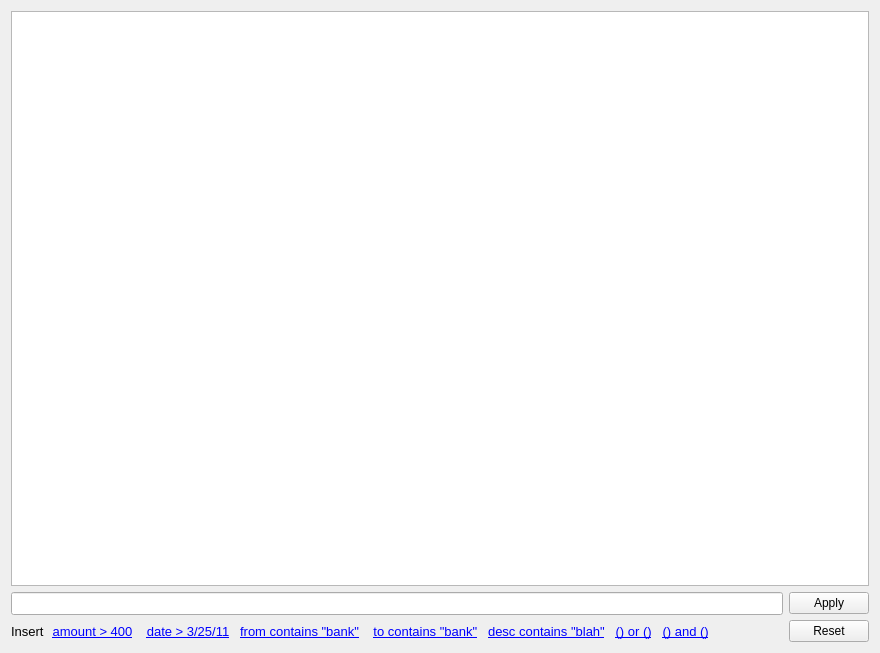
<?xml version="1.0" encoding="UTF-8"?>
<ui version="4.0">
 <class>TransactionFilterView</class>
 <widget class="QWidget" name="TransactionFilterView">
  <property name="geometry">
   <rect>
    <x>0</x>
    <y>0</y>
    <width>880</width>
    <height>653</height>
   </rect>
  </property>
  <property name="windowTitle">
   <string>Form</string>
  </property>
  <layout class="QVBoxLayout" name="verticalLayout_3">
   <item>
    <widget class="TransactionTableView" name="transactionTableView">
     <property name="verticalScrollBarPolicy">
      <enum>Qt::ScrollBarAsNeeded</enum>
     </property>
     <property name="horizontalScrollBarPolicy">
      <enum>Qt::ScrollBarAsNeeded</enum>
     </property>
    </widget>
   </item>
   <item>
    <layout class="QHBoxLayout" name="horizontalLayout">
     <item>
      <layout class="QVBoxLayout" name="verticalLayout">
       <item>
        <widget class="QLineEdit" name="ruleTextEdit">
         <property name="font">
          <font>
           <family>Consolas</family>
           <pointsize>10</pointsize>
          </font>
         </property>
        </widget>
       </item>
       <item>
        <widget class="QLabel" name="rulesLabel">
         <property name="text">
          <string>&lt;!DOCTYPE HTML PUBLIC &quot;-//W3C//DTD HTML 4.0//EN&quot; &quot;http://www.w3.org/TR/REC-html40/strict.dtd&quot;&gt;
&lt;html&gt;&lt;head&gt;&lt;meta name=&quot;qrichtext&quot; content=&quot;1&quot; /&gt;&lt;style type=&quot;text/css&quot;&gt;
p, li { white-space: pre-wrap; }
&lt;/style&gt;&lt;/head&gt;&lt;body style=&quot; font-family:'MS Shell Dlg 2'; font-size:8.25pt; font-weight:400; font-style:normal;&quot;&gt;
&lt;p style=&quot; margin-top:0px; margin-bottom:0px; margin-left:0px; margin-right:0px; -qt-block-indent:0; text-indent:0px;&quot;&gt;&lt;span style=&quot; font-size:10pt;&quot;&gt;Insert&lt;/span&gt;&lt;span style=&quot; font-size:8pt;&quot;&gt;   &lt;/span&gt;&lt;a href=&quot;amountLink&quot;&gt;&lt;span style=&quot; font-size:10pt; text-decoration: underline; color:#0000ff;&quot;&gt;amount &amp;gt; 400&lt;/span&gt;&lt;/a&gt;&lt;span style=&quot; font-size:10pt;&quot;&gt;    &lt;/span&gt;&lt;a href=&quot;dateLink&quot;&gt;&lt;span style=&quot; font-size:10pt; text-decoration: underline; color:#0000ff;&quot;&gt;date &amp;gt; 3/25/11&lt;/span&gt;&lt;/a&gt;&lt;span style=&quot; font-size:10pt;&quot;&gt;   &lt;/span&gt;&lt;a href=&quot;fromPathLink&quot;&gt;&lt;span style=&quot; font-size:10pt; text-decoration: underline; color:#0000ff;&quot;&gt;from contains &amp;quot;bank&amp;quot;&lt;/span&gt;&lt;/a&gt;&lt;span style=&quot; font-size:10pt;&quot;&gt;    &lt;/span&gt;&lt;a href=&quot;toPathLink&quot;&gt;&lt;span style=&quot; font-size:10pt; text-decoration: underline; color:#0000ff;&quot;&gt;to contains &amp;quot;bank&amp;quot;&lt;/span&gt;&lt;/a&gt;&lt;span style=&quot; font-size:10pt;&quot;&gt;   &lt;/span&gt;&lt;a href=&quot;descLink&quot;&gt;&lt;span style=&quot; font-size:10pt; text-decoration: underline; color:#0000ff;&quot;&gt;desc contains &amp;quot;blah&amp;quot;&lt;/span&gt;&lt;/a&gt;&lt;span style=&quot; font-size:10pt;&quot;&gt;   &lt;/span&gt;&lt;a href=&quot;orLink&quot;&gt;&lt;span style=&quot; font-size:10pt; text-decoration: underline; color:#0000ff;&quot;&gt;() or ()&lt;/span&gt;&lt;/a&gt;&lt;span style=&quot; font-size:10pt;&quot;&gt;   &lt;/span&gt;&lt;a href=&quot;andLink&quot;&gt;&lt;span style=&quot; font-size:10pt; text-decoration: underline; color:#0000ff;&quot;&gt;() and ()&lt;/span&gt;&lt;/a&gt;&lt;/p&gt;&lt;/body&gt;&lt;/html&gt;</string>
         </property>
        </widget>
       </item>
      </layout>
     </item>
     <item>
      <layout class="QVBoxLayout" name="verticalLayout_2">
       <item>
        <widget class="QPushButton" name="applyButton">
         <property name="text">
          <string>Apply</string>
         </property>
        </widget>
       </item>
       <item>
        <widget class="QPushButton" name="resetButton">
         <property name="text">
          <string>Reset</string>
         </property>
        </widget>
       </item>
      </layout>
     </item>
    </layout>
   </item>
  </layout>
 </widget>
 <customwidgets>
  <customwidget>
   <class>TransactionTableView</class>
   <extends>QTableView</extends>
   <header>TransactionTableView.h</header>
   <container>1</container>
  </customwidget>
 </customwidgets>
 <resources/>
 <connections/>
</ui>
